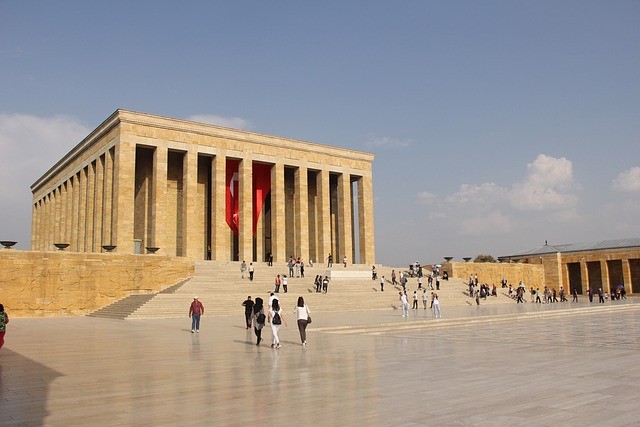
#> input picture hafta3/serim.jpg, 640 x 427 px, found by its file name
$ python 'bulandır.py'
#> lines starting #> are read from the running program, lines starting #| are printed output that depends on the picture
import cv2

resim = cv2.imread("D:\KATOT\hafta3\serim.jpg")
#> resim is the input picture: shape (427, 640, 3); mean B, G, R 141.8, 149.9, 159.8
bulandır = cv2.blur(resim,(1,100))
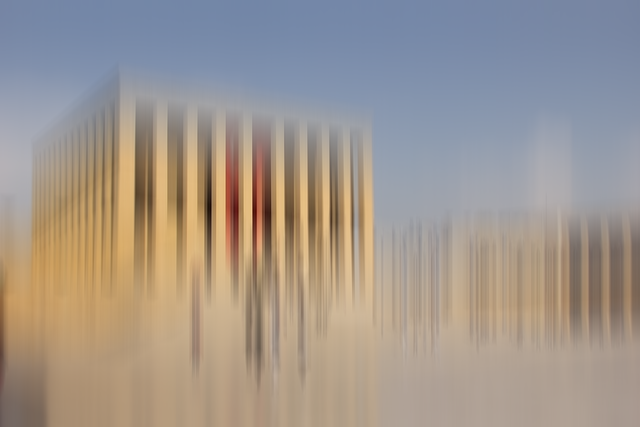
#> bulandır: shape (427, 640, 3); mean B, G, R 141.8, 149.8, 159.7

cv2.imshow("bulanik",resim)
cv2.imwrite("bulanik.jpg",resim)
cv2.waitKey(0)
cv2.destroyAllWindows()
